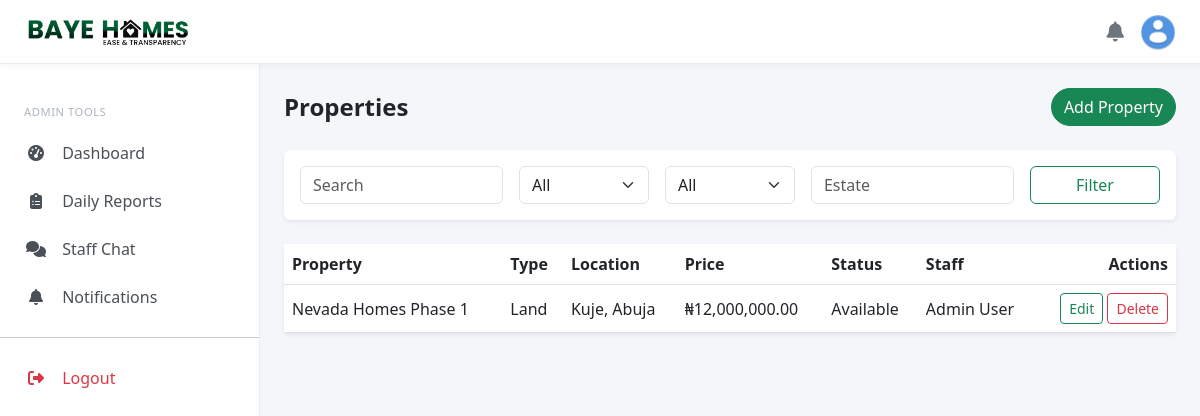
Screenshot of /admin/properties/ (signed in) with the database file from the repository.
### models.py (models this page shows, shortened)
class Property(db.Model):
    __tablename__ = 'properties'
    id = db.Column(db.String(36), primary_key=True, default=generate_uuid)
    title = db.Column(db.String(200), nullable=False)
    slug = db.Column(db.String(200), unique=True, nullable=False, index=True)
    property_type = db.Column(db.Enum('land', 'building'), nullable=False)
    estate = db.Column(db.String(100))
    plot_number = db.Column(db.String(50))
    size_sqm = db.Column(db.Numeric(10,2))
    price = db.Column(db.Numeric(15,2), nullable=False)
    description = db.Column(db.Text)
    location = db.Column(db.String(255), nullable=False)
    city = db.Column(db.String(100), default='Abuja')
    state = db.Column(db.String(100), default='FCT')
    bedrooms = db.Column(db.Integer)
    bathrooms = db.Column(db.Integer)
    status = db.Column(db.Enum(PropertyStatus, values_callable=enum_values), default=PropertyStatus.AVAILABLE)
    images = db.Column(db.JSON)
    documents = db.Column(db.JSON)
    featured = db.Column(db.Boolean, default=False)
    latitude = db.Column(db.Numeric(10, 7))
    longitude = db.Column(db.Numeric(10, 7))
    assigned_staff_id = db.Column(db.String(36), db.ForeignKey('users.id'), nullable=True)
    created_at = db.Column(db.DateTime, default=datetime.now(timezone.utc))
    updated_at = db.Column(db.DateTime, default=datetime.now(timezone.utc), onupdate=datetime.now(timezone.utc))
    inquiries = db.relationship('PropertyInquiry', backref='property', lazy='dynamic')
    sales = db.relationship('Sale', backref='property', lazy='dynamic')
    investments = db.relationship('Investment', backref='property', lazy='dynamic')
    assigned_staff = db.relationship('User', foreign_keys=[assigned_staff_id], backref='managed_properties')

class User(UserMixin, db.Model):
    __tablename__ = 'users'
    id = db.Column(db.String(36), primary_key=True, default=generate_uuid)
    username = db.Column(db.String(80), unique=True, nullable=True)
    email = db.Column(db.String(120), unique=True, nullable=False, index=True)
    password_hash = db.Column(db.String(256), nullable=False)
    first_name = db.Column(db.String(80))
    last_name = db.Column(db.String(80))
    phone = db.Column(db.String(20))
    role = db.Column(db.Enum(UserRole, values_callable=enum_values), default=UserRole.CUSTOMER)
    is_admin = db.Column(db.Boolean, default=False)
    is_active = db.Column(db.Boolean, default=True)
    email_verified = db.Column(db.Boolean, default=False)
    verification_token = db.Column(db.String(100), unique=True)
    reset_token = db.Column(db.String(100), unique=True)
    created_at = db.Column(db.DateTime, default=datetime.now(timezone.utc))
    updated_at = db.Column(db.DateTime, default=datetime.now(timezone.utc), onupdate=datetime.now(timezone.utc))
    profile = db.relationship('Profile', backref='user', uselist=False)
    saved_properties = db.relationship('SavedProperty', backref='customer', lazy='dynamic')
    property_inquiries = db.relationship('PropertyInquiry', backref='customer', lazy='dynamic')
    sales = db.relationship('Sale', foreign_keys='Sale.customer_id', backref='customer', lazy='dynamic')
    leads_assigned = db.relationship('Lead', foreign_keys='Lead.assigned_to', backref='staff_user')
    investments = db.relationship('Investment', foreign_keys='Investment.investor_id', backref='investor', lazy='dynamic')
    staff_profile = db.relationship('StaffProfile', foreign_keys='StaffProfile.user_id', backref='user', uselist=False)
    activity_logs = db.relationship('ActivityLog', backref='user', lazy='dynamic')
    def get_full_name(self):
        return f"{self.first_name or ''} {self.last_name or ''}".strip() or self.username or self.email
    def is_admin_user(self):
        return self.role == UserRole.ADMIN

### blueprints/admin.py (the view)
@admin_bp.route('/properties')
@login_required
def properties():
    return redirect(url_for('property_mgmt.property_list'))

### forms/property_forms.py
class PropertyFilterForm(FlaskForm):
    status = SelectField('Status', choices=[('', 'All')] + [(s.value, s.value.replace('_', ' ').title()) for s in PropertyStatus], coerce=str)
    property_type = SelectField('Type', choices=[('', 'All'), ('land', 'Land'), ('building', 'Building')])
    estate = StringField('Estate')
    search = StringField('Search')

### blueprints/property_mgmt.py (called while the page is built)
@property_mgmt_bp.route('/')
@login_required
@role_required(['admin', 'staff'])
def property_list():
    form = PropertyFilterForm(request.args, meta={'csrf': False})
    query = Property.query
    if form.status.data:
        query = query.filter(Property.status == form.status.data)
    if form.property_type.data:
        query = query.filter(Property.property_type == form.property_type.data)
    if form.estate.data:
        query = query.filter(Property.estate.ilike(f"%{form.estate.data}%"))
    if form.search.data:
        search = f"%{form.search.data}%"
        query = query.filter(Property.title.ilike(search) | Property.location.ilike(search))
    properties = query.order_by(Property.created_at.desc()).all()
    return render_template('property_mgmt/properties.html', properties=properties, form=form)

### templates/property_mgmt/properties.html (shortened to what this page needs)
{% extends "admin/base_admin.html" %}
{% block content %}
<div class="d-flex justify-content-between align-items-center mb-4">
    <h4 class="fw-bold mb-0">Properties</h4>
    <a href="{{ url_for('property_mgmt.add_property') }}" class="btn btn-success rounded-pill">
        Add Property
    </a>
</div>
<div class="card border-0 shadow-sm mb-4">
    <div class="card-body">
        <form method="GET" class="row g-3">
            <div class="col-md-3">{{ form.search(class='form-control', placeholder='Search') }}</div>
            <div class="col-md-2">{{ form.status(class='form-select') }}</div>
            <div class="col-md-2">{{ form.property_type(class='form-select') }}</div>
            <div class="col-md-3">{{ form.estate(class='form-control', placeholder='Estate') }}</div>
            <div class="col-md-2">
                <button class="btn btn-outline-success w-100">Filter</button>
            </div>
        </form>
    </div>
</div>
<div class="card border-0 shadow-sm">
    <div class="table-responsive">
        <table class="table align-middle mb-0">
            <thead>
                <tr>
                    <th>Property</th>
                    <th>Type</th>
                    <th>Location</th>
                    <th>Price</th>
                    <th>Status</th>
                    <th>Staff</th>
                    <th class="text-end">Actions</th>
                </tr>
            </thead>
            <tbody>
                {% for property in properties %}
                <tr>
                    <td>{{ property.title }}</td>
                    <td>{{ property.property_type|capitalize }}</td>
                    <td>{{ property.location }}</td>
                    <td>₦{{ "{:,.2f}".format(property.price) }}</td>
                    <td>
                        {{ property.status.value.replace('_',' ')|title if property.status.value is defined else property.status }}
                    </td>
                    <td>
                        {{ property.assigned_staff.get_full_name() if property.assigned_staff else 'Unassigned' }}
                    </td>
                    <td class="text-end">
                        <a href="{{ url_for('property_mgmt.edit_property', property_id=property.id) }}" class="btn btn-sm btn-outline-success">Edit</a>
                        <form method="POST" action="{{ url_for('property_mgmt.delete_property', property_id=property.id) }}" style="display:inline;"
                              onsubmit="return confirm('Are you sure you want to delete this property? This action cannot be undone.');">
                            <button type="submit" class="btn btn-sm btn-outline-danger">Delete</button>
                        </form>
                    </td>
                </tr>
                {% else %}
                <tr>
                    <td colspan="7" class="text-center text-muted py-4">No properties found.</td>
                </tr>
                {% endfor %}
            </tbody>
        </table>
    </div>
</div>
{% endblock %}

### templates/admin/base_admin.html (style rules this page uses)
:root { --bh-green: #04AB5E; --bh-sidebar-width: 260px; --bh-topbar-height: 64px; }
body { padding-top: var(--bh-topbar-height); background: #f4f6f9; overflow-x: hidden; }

### rows the page displays
Property: title "Nevada Homes Phase 1", property_type "Land", location "Kuje, Abuja", price "12,000,000.00", status.value.replace "Available", assigned_staff "Admin User"
